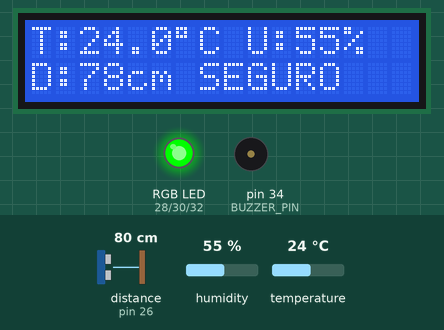
The sketch below on a simulated Arduino Mega 2560, built with avr-gcc and run on an emulated ATmega2560. Shown: 16×2 character LCD, an RGB LED mixed from three pins (HIGH = lit), buzzer (waves = sounding). Wiring (inferred from the names in the program): ultrasonic range finder: trigger pin 24; echo pin 26. Inputs (shaded band) come from the test bench; at power-on: distance to the obstacle (sensor on pin 26) 80 cm, humidity 55 %, temperature 24 °C. The echo pulse lasts 58.3 µs per cm; pins used as bus, display or sensor lines are not drawn; what the sketch prints to the serial monitor is not drawn.

Above: at 3.2 s.
3.3 s: distance to the obstacle (sensor on pin 26) set to 34 cm
At 5.1 s:
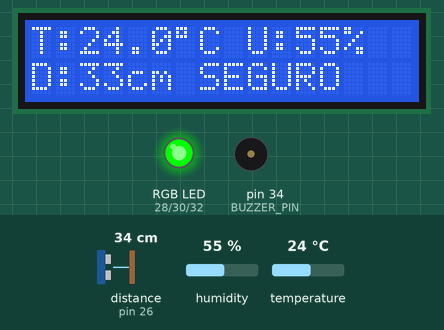
6.0 s: distance to the obstacle (sensor on pin 26) set to 28 cm
At 7.5 s:
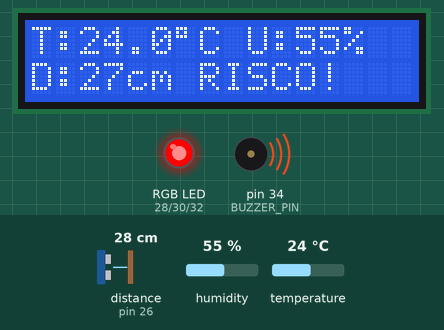
8.7 s: humidity set to 22 %
At 10.6 s:
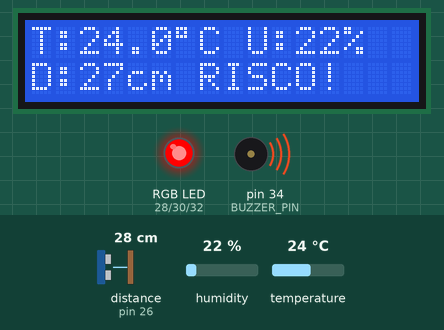
11.6 s: temperature set to 12 °C
At 14.8 s:
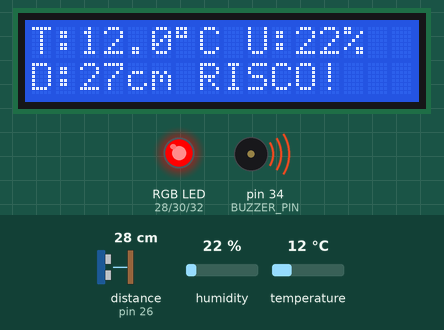
15.6 s: humidity set to 40 %
At 19.0 s:
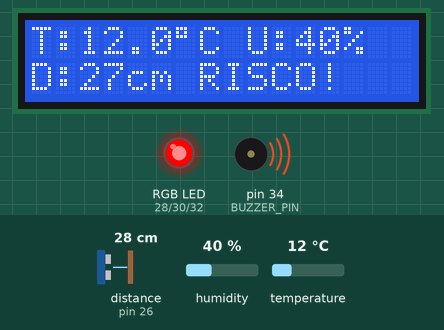
19.6 s: distance to the obstacle (sensor on pin 26) set to 2 cm
At 20.8 s:
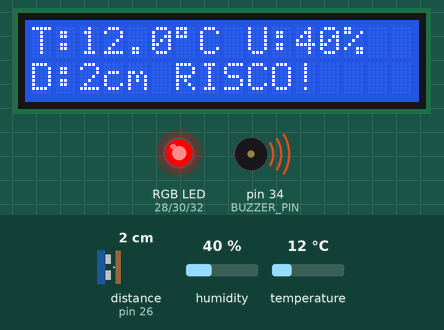
Timing chart, 0 to 22.6 s (numbered marks = the images above; inputs shaded):
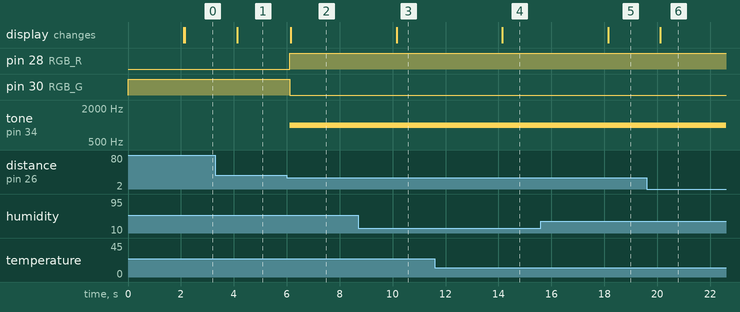

The sketch:

arduino_mega.ino
```cpp
/*
 * SafeWarehouse – AICSS CP4
 * Hardware: Arduino Mega 2560
 *
 * Sensores:
 *   DHT11   → Pino 22 (temperatura e umidade)
 *   HC-SR04 → Pino 24 (Trigger), Pino 26 (Echo)
 *
 * Atuadores:
 *   Módulo LED RGB KS:
 *     R → Pino 28  (vermelho: RISCO)
 *     G → Pino 30  (verde: SEGURO)
 *     B → Pino 32  (não utilizado)
 *   Buzzer Ativo → Pino 34  (alerta sonoro em RISCO)
 *   LCD QAPASS 16x2 I2C → SDA=20, SCL=21 (endereço 0x27)
 *
 * Saída Serial: 115200 baud — formato CSV
 *   Cabeçalho: temp,umidade,distancia,estado
 *   Dados:     24.0,40,100,SEGURO
 *
 * Frequência de leitura: 1 vez por minuto
 */

#include <DHT.h>
#include <LiquidCrystal_I2C.h>

// ─── Pinos (NÃO ALTERAR — hardware já montado) ────────────────────────────────
#define DHT_PIN      22
#define DHT_TYPE     DHT11
#define TRIG_PIN     24
#define ECHO_PIN     26
#define RGB_R        28
#define RGB_G        30
#define RGB_B        32
#define BUZZER_PIN   34

// ─── Configuração ─────────────────────────────────────────────────────────────
#define LEITURA_INTERVAL  2000UL  // 1 minuto em milissegundos
#define DISTANCE_RISCO    30       // cm — distância abaixo deste valor = RISCO
#define LCD_ADDR          0x27     // endereço I2C do módulo QAPASS (tente 0x3F se não funcionar)

// ─── Objetos globais ──────────────────────────────────────────────────────────
DHT dht(DHT_PIN, DHT_TYPE);
LiquidCrystal_I2C lcd(LCD_ADDR, 16, 2);

unsigned long lastLeitura = 0;
bool primeiraLeitura = true;

// ─── Leitura HC-SR04 ──────────────────────────────────────────────────────────
int readDistance() {
  digitalWrite(TRIG_PIN, LOW);
  delayMicroseconds(2);
  digitalWrite(TRIG_PIN, HIGH);
  delayMicroseconds(10);
  digitalWrite(TRIG_PIN, LOW);

  long duration = pulseIn(ECHO_PIN, HIGH, 30000);
  if (duration == 0) return 400;          // sem eco = objeto muito distante
  return (int)(duration * 0.034 / 2);
}

// ─── Helpers RGB ──────────────────────────────────────────────────────────────
void rgbSet(bool r, bool g, bool b) {
  digitalWrite(RGB_R, r ? HIGH : LOW);
  digitalWrite(RGB_G, g ? HIGH : LOW);
  digitalWrite(RGB_B, b ? HIGH : LOW);
}

// ─── Atualiza LCD ─────────────────────────────────────────────────────────────
// Linha 0: "T:24.5C  U:60%  "
// Linha 1: "D:15cm  RISCO!  "
void updateLCD(float temp, int hum, int dist, bool risco) {
  lcd.setCursor(0, 0);
  lcd.print(F("T:"));
  lcd.print(temp, 1);
  lcd.print((char)223);   // símbolo °
  lcd.print(F("C U:"));
  lcd.print(hum);
  lcd.print(F("%   "));

  lcd.setCursor(0, 1);
  lcd.print(F("D:"));
  lcd.print(dist);
  lcd.print(F("cm "));
  if (risco) {
    lcd.print(F("RISCO!  "));
  } else {
    lcd.print(F("SEGURO  "));
  }
}

// ─── Setup ────────────────────────────────────────────────────────────────────
void setup() {
  Serial.begin(115200);

  pinMode(RGB_R,      OUTPUT);
  pinMode(RGB_G,      OUTPUT);
  pinMode(RGB_B,      OUTPUT);
  pinMode(BUZZER_PIN, OUTPUT);
  pinMode(TRIG_PIN,   OUTPUT);
  pinMode(ECHO_PIN,   INPUT);

  // Estado inicial seguro
  rgbSet(false, true, false);
  noTone(BUZZER_PIN);

  lcd.init();
  lcd.backlight();
  lcd.setCursor(0, 0);
  lcd.print(F("SafeWarehouse"));
  lcd.setCursor(0, 1);
  lcd.print(F("Iniciando..."));

  dht.begin();
  delay(2000);   // DHT11 precisa de ~1s para estabilizar
  lcd.clear();

  // Cabeçalho CSV — impresso uma única vez para captura no PC
  Serial.println(F("temp,umidade,distancia,estado"));
}

// ─── Loop ─────────────────────────────────────────────────────────────────────
void loop() {
  unsigned long agora = millis();

  // Lê sensores na primeira execução e depois a cada 1 minuto
  if (primeiraLeitura || (agora - lastLeitura >= LEITURA_INTERVAL)) {
    lastLeitura    = agora;
    primeiraLeitura = false;

    // Leitura DHT11
    float temp = dht.readTemperature();
    float hum  = dht.readHumidity();

    if (isnan(temp) || isnan(hum)) {
      lcd.setCursor(0, 0);
      lcd.print(F("Erro sensor DHT "));
      lcd.setCursor(0, 1);
      lcd.print(F("Tentando...     "));
      return;   // aguarda próximo ciclo sem imprimir dado inválido
    }

    // Leitura HC-SR04
    int dist = readDistance();

    // ── Classificação SEGURO / RISCO ──────────────────────────────────────────
    // RISCO: distância menor que o limite definido (presença detectada)
    bool risco = (dist < DISTANCE_RISCO);

    // ── Atuadores ─────────────────────────────────────────────────────────────
    if (risco) {
      rgbSet(true, false, false);   // LED vermelho
      tone(BUZZER_PIN, 1000);       // buzzer contínuo enquanto há risco
    } else {
      rgbSet(false, true, false);   // LED verde
      noTone(BUZZER_PIN);
    }

    // ── Display LCD ───────────────────────────────────────────────────────────
    updateLCD(temp, (int)hum, dist, risco);

    // ── Saída CSV via Serial (capturada pelo PC / Python) ─────────────────────
    Serial.print(temp, 1);
    Serial.print(F(","));
    Serial.print((int)hum);
    Serial.print(F(","));
    Serial.print(dist);
    Serial.print(F(","));
    Serial.println(risco ? F("RISCO") : F("SEGURO"));
  }
}
```

Measured:
- the behaviour switches between 31 and 30 cm on distance to the obstacle (sensor on pin 26) (found by bisection; images 1 and 2)
- after the input at 3.3 s, the display: changes after 0.83 s (image 1)
- after the input at 6.0 s, pin 28 (RGB_R): LOW → HIGH after 0.12 s; pin 30 (RGB_G): HIGH → LOW after 0.12 s; tone on pin 34 (BUZZER_PIN): silent → 1000 Hz after 0.12 s; the display: changes after 0.15 s (image 2)
- after the input at 8.7 s, the display: changes after 1.4 s (image 3)
- after the input at 11.6 s, the display: changes after 2.5 s (image 4)
- after the input at 15.6 s, the display: changes after 2.5 s (image 5)
- after the input at 19.6 s, the display: changes after 0.52 s (image 6)
